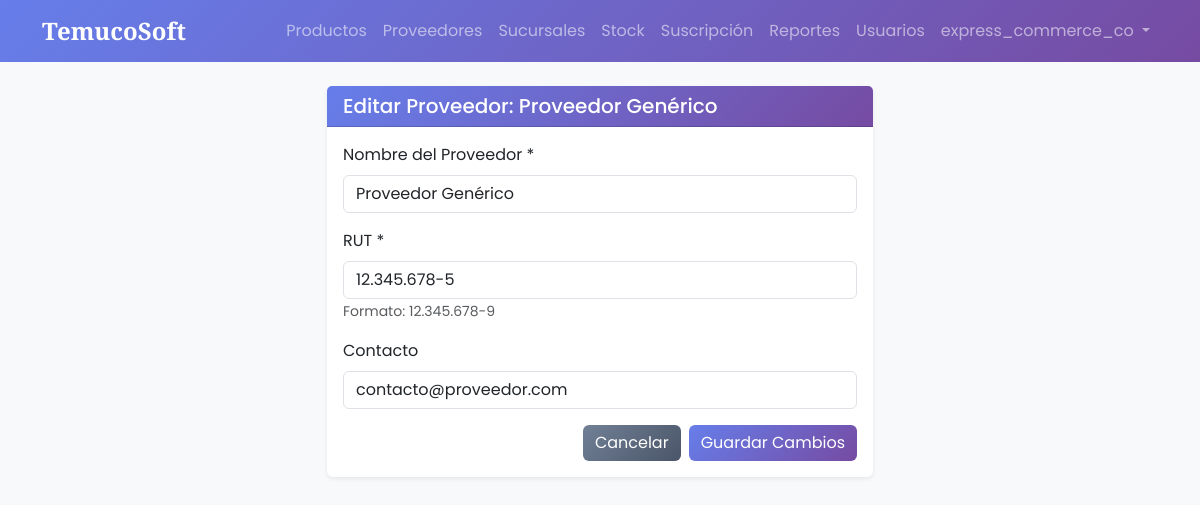
Page /suppliers/1/edit/ (signed in) on the committed database.
### core/models.py (models this page shows, shortened)
class User(AbstractUser):
    ROLES = (
        ('super_admin', 'Super Admin (TemucoSoft)'),
        ('admin_cliente', 'Admin Cliente'),
        ('gerente', 'Gerente'),
        ('vendedor', 'Vendedor'),
        ('cliente_final', 'Cliente Final'),
    )
    rut = models.CharField(
        max_length=12,
        blank=True,
        null=True,
        validators=[validar_rut],
        help_text="Formato: 12.345.678-9 o 12345678-9"
    )
    role = models.CharField(max_length=20, choices=ROLES, default='cliente_final')
    company = models.CharField(max_length=100, blank=True, null=True)
    created_at = models.DateTimeField(auto_now_add=True)

class Supplier(models.Model):
    name = models.CharField(max_length=100)
    rut = models.CharField(max_length=12, validators=[validar_rut])
    contact = models.CharField(max_length=100)

### core/views.py (the view, shortened to what this page needs)
# urls.py: path('suppliers/<int:supplier_id>/edit/', supplier_edit_view, name='supplier_edit'),
@login_required
def supplier_edit_view(request, supplier_id):
    supplier = get_object_or_404(Supplier, id=supplier_id)
    if request.user.role not in ['gerente', 'admin_cliente', 'super_admin']:
        messages.error(request, "No tiene permisos para editar proveedores.")
        return redirect('home')
    return render(request, 'core/supplier_form.html', {'supplier': supplier, 'mode': 'edit'})

### core/templates/core/supplier_form.html (shortened to what this page needs)
{% extends 'core/base.html' %}
{% block content %}
<div class="row justify-content-center">
    <div class="col-md-6">
        <div class="card shadow-sm">
            <div class="card-header bg-primary text-white">
                <h5 class="mb-0">
                    {% if mode == 'create' %}
                        Crear Nuevo Proveedor
                    {% else %}
                        Editar Proveedor: {{ supplier.name }}
                    {% endif %}
                </h5>
            </div>
            <div class="card-body">
                <form method="POST">
                    <div class="mb-3">
                        <label for="name" class="form-label">Nombre del Proveedor *</label>
                        <input type="text" class="form-control" id="name" name="name"
                               value="{% if supplier %}{{ supplier.name }}{% endif %}" required>
                    </div>
                    <div class="mb-3">
                        <label for="rut" class="form-label">RUT *</label>
                        <input type="text" class="form-control" id="rut" name="rut"
                               value="{% if supplier %}{{ supplier.rut }}{% endif %}"
                               pattern="^\d{1,2}\.\d{3}\.\d{3}-[\dkK]$"
                               placeholder="12.345.678-9"
                               title="Formato: 12.345.678-9"
                               required>
                        <small class="text-muted">Formato: 12.345.678-9</small>
                    </div>
                    <div class="mb-3">
                        <label for="contact" class="form-label">Contacto</label>
                        <input type="text" class="form-control" id="contact" name="contact"
                               value="{% if supplier %}{{ supplier.contact }}{% endif %}"
                               placeholder="Email o teléfono">
                    </div>
                    <div class="d-grid gap-2 d-md-flex justify-content-md-end">
                        <a href="{% url 'supplier_list' %}" class="btn btn-secondary">Cancelar</a>
                        <button type="submit" class="btn btn-primary">
                            {% if mode == 'create' %}
                                Crear Proveedor
                            {% else %}
                                Guardar Cambios
                            {% endif %}
                        </button>
                    </div>
                </form>
            </div>
        </div>
    </div>
</div>
{% endblock %}

### core/templates/core/base.html (shortened to what this page needs)
<!DOCTYPE html>
<html lang="es">
<head>
    <link href="https://cdn.jsdelivr.net/npm/bootstrap@5.3.0/dist/css/bootstrap.min.css" rel="stylesheet">
</head>
<body>
    <nav class="navbar navbar-expand-lg navbar-dark navbar-custom mb-4">
        <div class="container">
            <a class="navbar-brand" href="/">TemucoSoft</a>
            <div class="collapse navbar-collapse" id="navbarNav">
                <ul class="navbar-nav ms-auto">
                    {% if request.user.is_authenticated %}
                        {% if request.user.role == 'admin_cliente' or request.user.role == 'super_admin' %}
                            <li class="nav-item"><a class="nav-link" href="{% url 'product_list' %}">Productos</a></li>
                            <li class="nav-item"><a class="nav-link" href="{% url 'supplier_list' %}">Proveedores</a></li>
                            <li class="nav-item"><a class="nav-link" href="{% url 'branch_list' %}">Sucursales</a></li>
                            <li class="nav-item"><a class="nav-link" href="{% url 'inventory' %}">Stock</a></li>
                            <li class="nav-item"><a class="nav-link" href="{% url 'subscription' %}">Suscripción</a></li>
                            <li class="nav-item"><a class="nav-link" href="{% url 'reports' %}">Reportes</a></li>
                            <li class="nav-item"><a class="nav-link" href="{% url 'user_list' %}">Usuarios</a></li>
                        {% endif %}
                        <li class="nav-item dropdown">
                            <a class="nav-link dropdown-toggle" href="#" role="button" data-bs-toggle="dropdown">
                                {{ request.user.username }}
                            </a>
                        </li>
                    {% else %}
                        <li class="nav-item"><a class="nav-link" href="{% url 'login' %}">Iniciar Sesión</a></li>
                    {% endif %}
                </ul>
            </div>
        </div>
    </nav>
    <div class="container">
        {% block content %}
        {% endblock %}
    </div>
</body>
</html>

### core/templates/core/base.html (style rules this page uses)
body { font-family: 'Poppins', sans-serif; background-color: #f8f9fa; }
.navbar-brand { font-family: 'Playfair Display', serif; font-weight: 700; font-size: 1.5rem; }
.navbar-custom { background: linear-gradient(135deg, #667eea 0%, #764ba2 100%); }
.card { transition: transform 0.2s, box-shadow 0.2s; border: none; box-shadow: 0 2px 8px rgba(0,0,0,0.08); }
.bg-primary { background: linear-gradient(135deg, #667eea 0%, #764ba2 100%) !important; }
.btn-primary { background: linear-gradient(135deg, #667eea 0%, #764ba2 100%); border: none; }
.btn-secondary { background: linear-gradient(135deg, #718096 0%, #4A5568 100%); border: none; }

### rows in the picture
User: user.username "express_commerce_co"
Supplier: name "Proveedor Genérico", rut "12.345.678-5", contact "contacto@proveedor.com"
